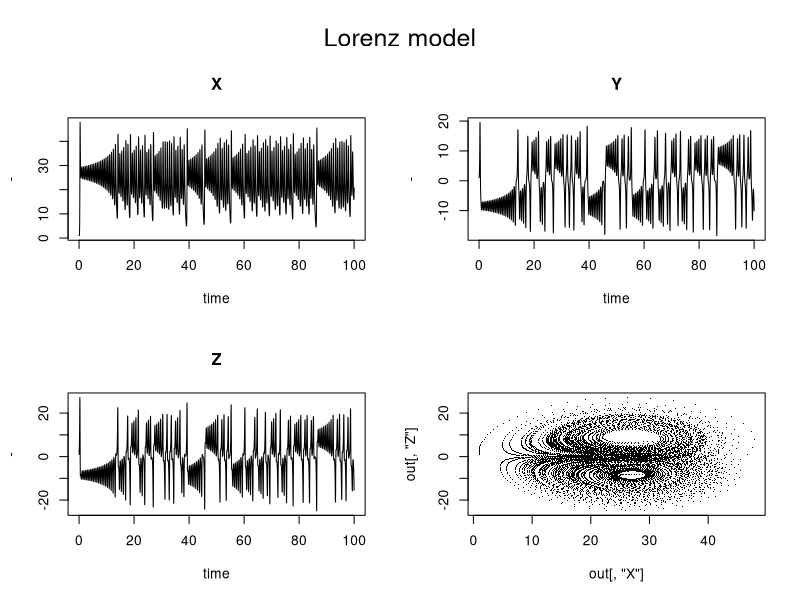

Reproduce this figure in R.
library(deSolve)

parameters <- c(a = -8/3,
 b = -10,
 c = 28)
state <- c(X = 1,
 Y = 1,
 Z = 1)

Lorenz<-function(t, state, parameters) {
 with(as.list(c(state, parameters)),{
 # rate of change
 dX <- a*X + Y*Z
 dY <- b * (Y-Z)
 dZ <- -X*Y + c*Y - Z

 # return the rate of change
 list(c(dX, dY, dZ))
 }) # end with(as.list ...
 }

times <- seq(0, 100, by = 0.01)

out <- ode(y = state, times = times, func = Lorenz, parms = parameters)

 par(oma = c(0, 0, 3, 0))
 plot(out, xlab = "time", ylab = "-")
 plot(out[, "X"], out[, "Z"], pch = ".")
 mtext(outer = TRUE, side = 3, "Lorenz model", cex = 1.5)
